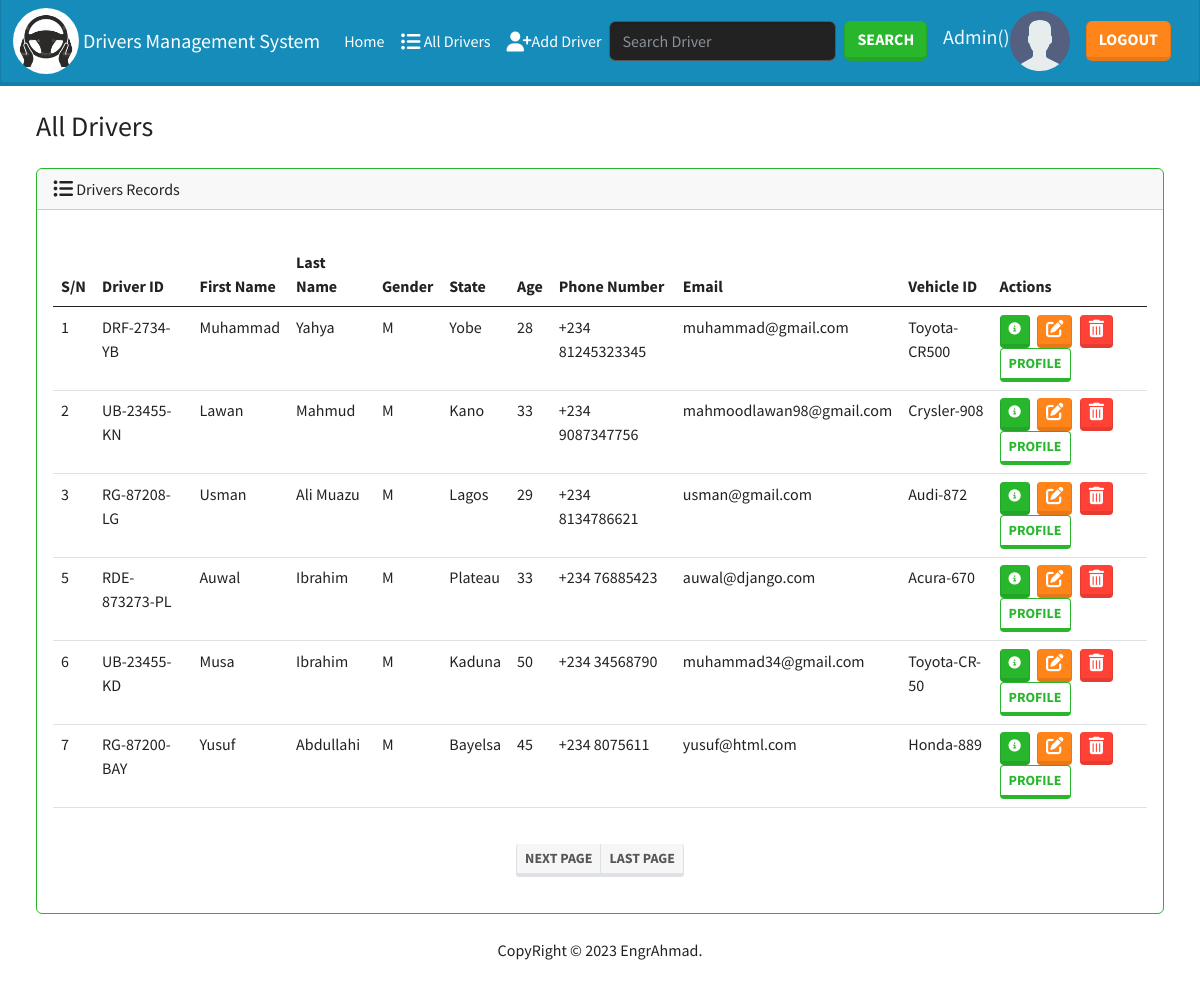
The page / on the database its author committed.
### system/models.py (models this page shows, shortened)
class Driver(models.Model):
    GENDER_CHOICES = [
        ('M', 'Male'),
        ('F', 'Female')
    ]
    MARITALSTATUS_CHOICES = [
        ('Single', 'Single'),
        ('Married', 'Married'),
        ('Seperated', 'Seperated'),
        ('Divorced', 'Divorced'),
    ]
    driverID = models.CharField(max_length=200)
    firstName = models.CharField(max_length=200)
    lastName = models.CharField(max_length=200)
    gender = models.CharField(max_length=100, choices=GENDER_CHOICES, default='Male')
    state = models.CharField(max_length=100)
    age = models.IntegerField()
    phoneNumber = models.PositiveIntegerField()
    maritalStatus = models.CharField(max_length=100, choices=MARITALSTATUS_CHOICES, default='Single')
    email = models.EmailField(max_length=200)
    vehicleID = models.CharField(max_length=200)
    homeAddress = models.CharField(max_length=200, null=True, blank=True)
    facebook = models.CharField(max_length=200, null=True, blank=True)
    twitter = models.CharField(max_length=200, null=True, blank=True)
    instagram = models.CharField(max_length=200, null=True, blank=True)
    linkedin = models.CharField(max_length=200, null=True, blank=True)
    image = models.ImageField(null=True, blank=True, default='static/images/avatar.svg')

### system/views.py (the view)
# urls.py: path('', views.homePage, name="home"),
def homePage(request):
    if 'q' in request.GET:
        q = request.GET['q']
        drivers = Driver.objects.filter(firstName__icontains=q)
    else:
        drivers = Driver.objects.all()
    paginator = Paginator(drivers, 6)
    page_number = request.GET.get('page')
    page_obj = paginator.get_page(page_number)
    context = {'drivers' : drivers, 'page_obj' : page_obj}
    return render(request, 'system/home.html', context)

### system/templates/system/home.html (shortened to what this page needs)
{% extends 'system/base.html' %}
{% load static %}
{% block content %}
<h3 class="m-4">All Drivers</h3>
<div class="row">
  <div class="col-12">
    {% if drivers %}
    <div class="card border-success ms-4 me-4 mb-4">
      <div class="card-header">
        <i class="fa-sharp fa-solid fa-list-ul fa-lg"></i> Drivers Records
      </div>
      <div class="card-body">
        <p class="card-text">
          <div class="table-responsive">
            <table class="table table-hover">
              <thead>
                <tr>
                  <th scope="col">S/N</th>
                  <th scope="col">Driver ID</th>
                  <th scope="col">First Name</th>
                  <th scope="col">Last Name</th>
                  <th scope="col">Gender</th>
                  <th scope="col">State</th>
                  <th scope="col">Age</th>
                  <th scope="col">Phone Number</th>
                  <th scope="col">Email</th>
                  <th scope="col">Vehicle ID</th>
                  <th scope="col">Actions</th>
                </tr>
              </thead>
              <tbody>
                {%for driver in page_obj %}
                <tr class="table-default">
                  <td>{{driver.id}}</td>
                  <td>{{driver.driverID}}</td>
                  <td>{{driver.firstName}}</td>
                  <td>{{driver.lastName}}</td>
                  <td>{{driver.gender}}</td>
                  <td>{{driver.state}}</td>
                  <td>{{driver.age}}</td>
                  <td>+234 {{driver.phoneNumber}}</td>
                  <td>{{driver.email}}</td>
                  <td>{{driver.vehicleID}}</td>
                  <td>
                    <button type="button" class="btn btn-sm btn-success me-1" href="{% url 'driver' driver.id %}" data-bs-toggle="modal" data-bs-target="#myModal{{driver.id}}">
                    </button>
                    <a class="btn btn-sm btn-warning me-1" href="{% url 'edit' driver.id %}">
                    </a>
                    <button type="button" class="btn btn-sm btn-danger" data-bs-toggle="modal" data-bs-target="#delete{{driver.id}}">
                    </button>
                    <a href="{% url 'profile' driver.id %}"><button type="button" class="btn btn-sm btn-outline-success">Profile</button></a>
                  </td>
                </tr>
                <tr>
                  {% endfor %}
              </tbody>
            </table>
          </div>
        <ul class="pagination pagination-sm justify-content-center" style="margin:20px 0; color:darkcyan">
          {% if page_obj.has_next %}
          <li class="page-item"><a class="page-link" href="?page= {{page_obj.next_page_number }}">Next Page</a></li>
          <li class="page-item"><a class="page-link" href="?page= {{page_obj.paginator.num_pages }}">Last Page</a></li>
          {% endif %}
        </ul>
        </p>
      </div>
    </div>
    {% else %}
    <h4 class="alert alert-primary ms-4 me-4">No Drivers Records</h4>
    {% endif %}
  </div>
</div>
{% endblock content %}

### system/templates/system/base.html (shortened to what this page needs)
<!DOCTYPE html>
{%load static %}
<html lang="en">
<head>
  <link rel="stylesheet" href="https://cdnjs.cloudflare.com/ajax/libs/font-awesome/6.4.0/css/all.min.css" />
  <link rel="stylesheet" href="https://stackpath.bootstrapcdn.com/bootstrap/5.0.0-alpha1/css/bootstrap.min.css">
  <link rel="stylesheet" href="{% static 'css/bootstrap.min.css' %}">
</head>
<body class="d-flex flex-column min-vh-100">
  <nav class="navbar navbar-expand-lg bg-primary" data-bs-theme="dark">
    <div class="container-fluid">
      <img id="image" src="/static/images/istockphoto-1299998121-1024x1024.jpg">
      <a class="navbar-brand" href="{% url 'home' %}"> Drivers Management System</a>
      <div class="collapse navbar-collapse" id="navbarColor01">
        <ul class="navbar-nav me-auto">
          <li class="nav-item">
            <a class="nav-link active" href="#">Home
            </a>
          </li>
          <li class="nav-item">
            <a class="nav-link active" href="#"> <i class="fa-sharp fa-solid fa-list-ul fa-lg"></i>  All Drivers</a>
          </li>
          <li class="nav-item active">
            <a class="nav-link active" href="{% url 'add' %}"> <i class="fa-solid fa-user-plus fa-lg"></i>Add Driver</a>
          </li>
          <form class="d-flex">
            <input name="q"  class="form-control me-sm-2" type="text" placeholder="Search Driver">
            <button class="btn btn-success my-2 my-sm-0">Search</button>
          </form>
        </ul>
        <h5 style="color: aliceblue;">Admin</h5>  <h5 style="color: aliceblue;">({{user.username}})</h5>
        <img id="avatar" src="/static/images/avatar.svg" alt="" srcset="">
        <a href="{% url 'logout' %}"><button class="btn btn-warning m-3 my-2 my-sm-2">Logout</button></a>
      </div>
    </div>
  </nav>
<div class="container-fluid">
  {% block content %}
  {% endblock content %}
</div>
<footer class="mt-auto mb-4">
  <div class="text-center">
    <span>
      CopyRight &copy; <script>document.write(new Date().getFullYear())</script> EngrAhmad.
    </span>
  </div>
</footer>
</body>
</html>

### system/templates/system/base.html (style rules this page uses)
#image { height: 66px; width: 66px; border-radius: 50%; }
#avatar { height: 60px; width: 60px; }

### rows shown on the page
Driver: id "1", driverID "DRF-2734-YB", firstName "Muhammad", lastName "Yahya", gender "M", state "Yobe", age "28", phoneNumber "81245323345", email "muhammad@gmail.com", vehicleID "Toyota-CR500"
Driver: id "2", driverID "UB-23455-KN", firstName "Lawan", lastName "Mahmud", gender "M", state "Kano", age "33", phoneNumber "9087347756", email "mahmoodlawan98@gmail.com", vehicleID "Crysler-908"
Driver: id "3", driverID "RG-87208-LG", firstName "Usman", lastName "Ali Muazu", gender "M", state "Lagos", age "29", phoneNumber "8134786621", email "usman@gmail.com", vehicleID "Audi-872"
Driver: id "5", driverID "RDE-873273-PL", firstName "Auwal", lastName "Ibrahim", gender "M", state "Plateau", age "33", phoneNumber "76885423", email "auwal@django.com", vehicleID "Acura-670"
Driver: id "6", driverID "UB-23455-KD", firstName "Musa", lastName "Ibrahim", gender "M", state "Kaduna", age "50", phoneNumber "34568790", email "muhammad34@gmail.com", vehicleID "Toyota-CR-50"
Driver: id "7", driverID "RG-87200-BAY", firstName "Yusuf", lastName "Abdullahi", gender "M", state "Bayelsa", age "45", phoneNumber "8075611", email "yusuf@html.com", vehicleID "Honda-889"
